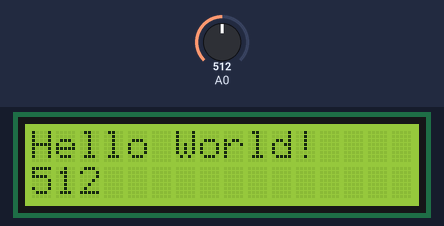
The sketch below on a simulated Arduino Uno, built with avr-gcc and run on an emulated ATmega328P. Parts: 16×2 character LCD. The inputs (shaded band) are chosen by the test bench; at power-on: A0 = 512. What the sketch prints to the serial monitor is not drawn.

Above: at 1.2 s.
1.3 s: A0 set to 716
At 2.5 s:
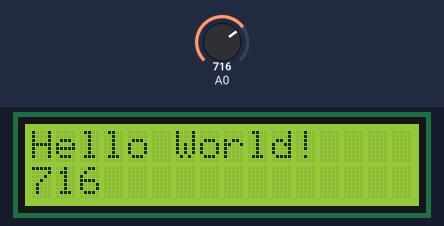
3.5 s: A0 set to 900
At 5.2 s:
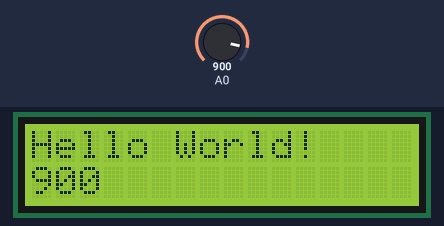
5.5 s: A0 set to 1023
At 7.4 s:
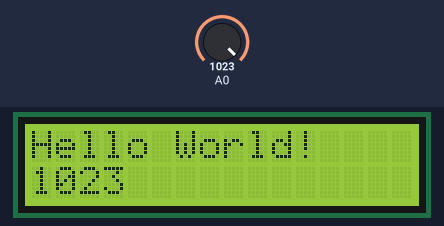
Timing chart, 0 to 8.9 s (numbered marks = the images above; inputs shaded):
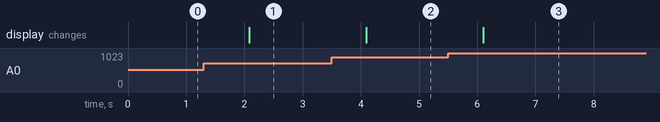

The sketch:

lcd_sensor.ino
```cpp
#include <Wire.h>
#include <LiquidCrystal_I2C.h>

LiquidCrystal_I2C lcd(0x27,16,2);

void setup() {

  lcd.begin();
  lcd.backlight();
  lcd.print("Hello World!");
  Serial.begin(9600);

}

void loop() {
 int light = analogRead(A0);
 Serial.println(light);

 lcd.setCursor(0,1);
 lcd.print(light);

 delay(1000);

}
```

Measured:
- after the input at 1.3 s, the display: changes after 0.79 s (image 1)
- after the input at 3.5 s, the display: changes after 0.60 s (image 2)
- after the input at 5.5 s, the display: changes after 0.60 s (image 3)
